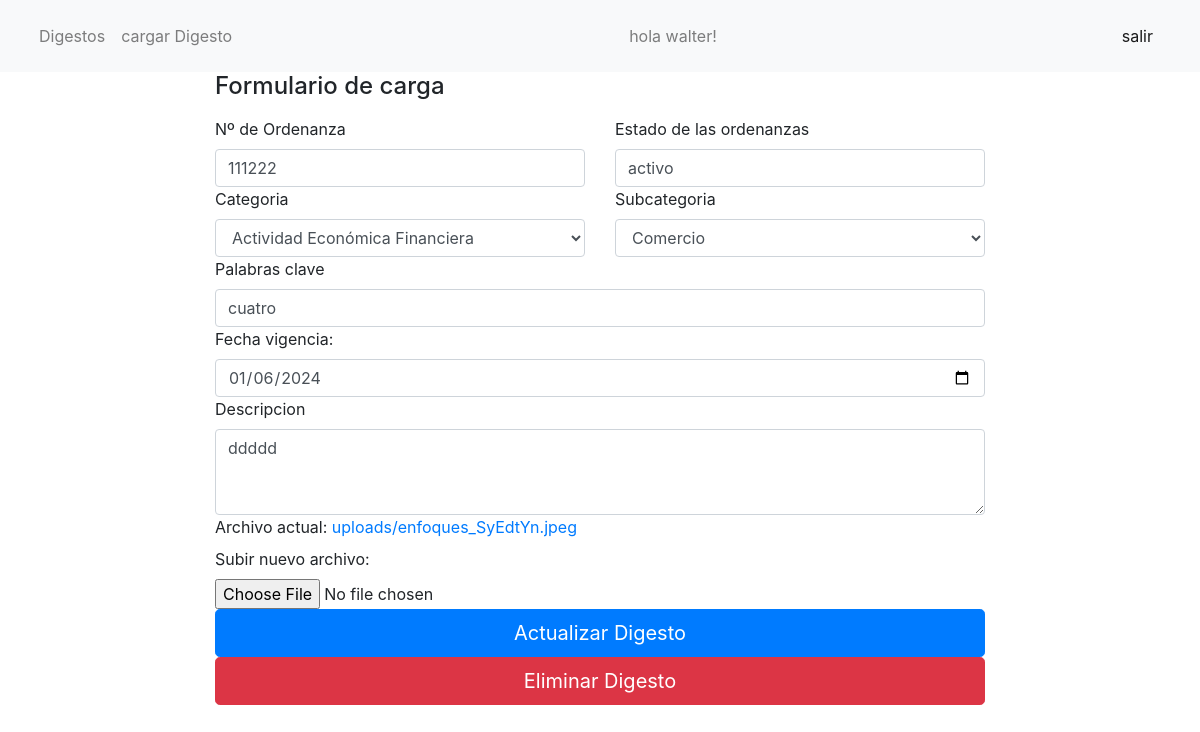
The app's page /digesto/39 (signed in) with its own data.
### appDigesto/models.py (models this page shows, shortened)
class Digesto(models.Model):
    numeroDigesto= models.CharField(max_length=15)
    estado = models.CharField(max_length=100)
    palabrasClave=models.TextField()
    descripcion = models.TextField()
    archivo = models.FileField(upload_to='uploads/')
    fecha_creacion = models.DateField(auto_now_add=True)
    fecha_vigencia= models.DateField()
    categoria = models.ForeignKey(Categoria, on_delete=models.CASCADE)
    subcategoria = models.ForeignKey(Subcategoria, on_delete=models.CASCADE)
    usuario = models.ForeignKey(User, on_delete=models.CASCADE)

class Categoria(models.Model):
    nombre = models.CharField(max_length=50)
    descripcion = models.TextField()
    def __str__(self):
        return self.nombre

class Subcategoria(models.Model):
    nombre = models.CharField(max_length=50)
    categoria = models.ForeignKey(Categoria, on_delete=models.CASCADE)
    descripcion = models.TextField()

### appDigesto/views.py (the view, shortened to what this page needs)
# urls.py: path('digesto/<int:id>',views.digesto_detalle , name='digesto_detalle'),
@login_required
def digesto_detalle(request ,id):
     username = request.user.username
     if request.method == 'GET':
        digesto=get_object_or_404(Digesto, pk=id)
        form=DigestoForm(instance= digesto)
        return render(request, "digesto_detalle.html",{'username':username ,'digesto':digesto ,'form':form})

### appDigesto/forms.py
class DigestoForm(ModelForm):
    class Meta:
        model = Digesto
        fields = ['estado','numeroDigesto','palabrasClave','fecha_vigencia', 'descripcion','archivo','categoria','subcategoria']
        widgets = {
            'fecha_vigencia': forms.DateInput(attrs={'type': 'date'}),
        }
    def __init__(self, *args, **kwargs):
        super(DigestoForm, self).__init__(*args, **kwargs)
        for field_name in ['categoria', 'subcategoria']:
            self.fields[field_name].widget.attrs.update({'class': 'form-control'})
        self.fields['categoria'].queryset = Categoria.objects.all()  # Reemplaza 'Categoria' con el nombre real de tu modelo
        self.fields['subcategoria'].queryset = Subcategoria.objects.all()  # Reemplaza 'SubCategoria' con el nombre real de tu modelo

### appDigesto/templates/digesto_detalle.html (shortened to what this page needs)
{% extends 'base.html' %} {% block content %}
<div class="col-md-7 col-lg-8 mx-auto">
    <h4 class="mb-3">Formulario de carga</h4>
    <form method="POST"  enctype="multipart/form-data">
      <div class="row g-3">
          <div class="col-sm-6">
              <label for="numeroDigesto" class="form-label">Nº de Ordenanza</label>
              <input type="text" class="form-control" name="numeroDigesto" id="numeroDigesto" value="{{digesto.numeroDigesto}}" required>
          </div>
           <div class="col-sm-6">
          <label for="estado" class="form-label">Estado de las ordenanzas</label>
          <input type="text" class="form-control" name="estado" id="estado" value="{{digesto.estado}}" required >
          </div>
           <div class="col-sm-6">
          <label for="categoria" class="form-label">Categoria</label>
          <select class="form-control" aria-label="Default select example" name="categoria"  id="categoria" required>
              {% for categoria in form.categoria.field.queryset %}
                  <option value="{{ categoria.id }} "{% if digesto.categoria.id == categoria.id %}selected{% endif %}>{{ categoria.nombre }}</option>
              {% endfor %}
          </select>
          </div>
          <div class="col-sm-6">
            <label for="subcategoria" class="form-label">Subcategoria</label>
            <select class="form-control" aria-label="Default select example" name="subcategoria" id="subcategoria">
                {% for subcategoria in form.subcategoria.field.queryset %}
                    <option value="{{ subcategoria.id }}" {% if digesto.subcategoria.id == subcategoria.id %}selected{% endif %}>{{ subcategoria.nombre }}</option>
                {% endfor %}
            </select>
          </div>
          <div class="col-12">
          <label for="palabrasClave" class="form-label">Palabras clave</label>
          <input type="text" class="form-control" name="palabrasClave" id="palabrasClave" value={{digesto.palabrasClave}} placeholder="ingrese palabras clave" >
          </div>
          <div class="col-12">
            <label for="fecha_vigencia">Fecha vigencia:</label>
            <input type="date" class="form-control" name="fecha_vigencia" id="fecha_vigencia" value="{{digesto.fecha_vigencia |date:'Y-m-d' }}" required>
          </div>
          <div class="col-12">
          <label for="descripcion">Descripcion</label>
          <textarea class="form-control" id="descripcion" rows="3"  name="descripcion">{{digesto.descripcion}}</textarea>
          </div>
          <div class="col-6">
            <label for="archivo">Archivo actual:</label>
            {% if digesto.archivo %}
                <a href="{{ digesto.archivo.url }}" target="_blank">{{ digesto.archivo.name }}</a>
            {% else %}
                No hay archivo adjunto.
            {% endif %}
            <br>
            <label for="archivo">Subir nuevo archivo:</label>
            <input type="file" class="form-control-file" name="archivo" id="archivo">
          </div>
      </div>
      <button class="w-100 btn btn-primary btn-lg" type="submit">
        Actualizar Digesto
      </button>
    </form>
    <form action="{% url 'delete_digesto' digesto.id %}" method="POST">
        <button class="w-100 btn btn-danger btn-lg" type="submit">
            Eliminar Digesto
        </button>
      </form>
</div>
{% endblock %}

### appDigesto/templates/base.html (shortened to what this page needs)
<!DOCTYPE html>
<html lang="es">
  <head>
    <link rel="stylesheet" href="https://stackpath.bootstrapcdn.com/bootstrap/4.3.1/css/bootstrap.min.css">
    <link rel="stylesheet" href="https://cdn.jsdelivr.net/npm/bootstrap-icons@1.11.3/font/bootstrap-icons.min.css">
  </head>
  <body>
    <nav class="navbar navbar-expand-lg navbar-light bg-light">
        <div class="container-fluid">
          <div class="collapse navbar-collapse" id="navbarNav">
            <ul class="navbar-nav">
                {% if user.is_authenticated %}
                <li class="nav-item">
                  <a  class="nav-link" href="/digestos">Digestos</a>
                </li>
                <li class="nav-item">
                  <a  class="nav-link" href="/createDigesto">cargar Digesto</a>
                </li>
                {% endif %}
              </ul>
              {% if user.is_authenticated %}
              <span class="ml-auto navbar-text" >
                hola {{username}}!
               </span>
               <span class="ml-auto navbar-text" >
                 <a  class="nav-link" href="/logout">salir</a>
               </span>
              {% endif %}
          </div>
        </div>
      </nav>
    {% block content %} {% endblock %}
  </body>
</html>

### records on screen
Digesto: numeroDigesto "111222", estado "activo", categoria "Actividad Económica Financiera", subcategoria "Comercio", palabrasClave "cuatro", fecha_vigencia "01/06/2024", descripcion "ddddd", archivo.name "uploads/enfoques_SyEdtYn.jpeg"

### other values on screen
{{ username }} "walter"
